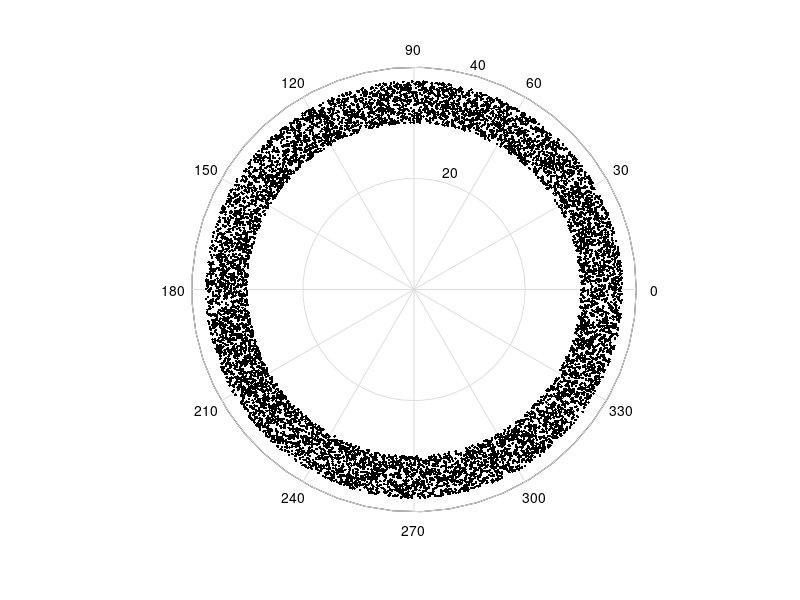

This figure's MATLAB source: (Note: this script raises an error after producing the figure.)
clear all; close all;
%% setup the parameters
df = 0.01;
v=3;
omega = [0:df:20]*2*pi;
lambda = 2*pi*v/max(omega);
Q=120;
rmin = 200*lambda; rmax = 250*lambda; % distance range for noise source
% x1(0,0), x2(50lambda,0),x3(50lambda,pi) % location of three receivers
N = 10000; % # of noise source
r = rmin + (rmax-rmin).*rand(N,1); % get the random r for noise source
theta = pi*rand(N,1).*sign(rand(N,1)*2-1)+pi*(sign(rand(1)*2-1)>0); % random theta for noise source

figure(1)
polar(theta,r,'.k');
%% calculate the waveform on each receiver in frequency domain

uf1 = zeros(size(omega)); uf2 = uf1; uf3 = uf1;
UF1 = zeros(size([0:df:50-df])); UF2 = UF1; UF3=UF1; % pad zeros to frequency 20-50
for i=1:N
    phi = rand(1,length(omega))*2*pi; % random phase
    r2 = sqrt((r(i)*cos(theta(i))-50*lambda)^2+(r(i)*sin(theta(i)))^2); % distance from x2 to noise source
    r3 = sqrt((r(i)*cos(theta(i))+50*lambda)^2+(r(i)*sin(theta(i)))^2); % distance from x1 to noise source
    uf1 = uf1 + 1/sqrt(r(i))*exp(-1i*omega*r(i)/v).*exp(-omega/v*r(i)/2/Q).*exp(1i*phi);
    uf2 = uf2 + 1/sqrt(r2)*exp(-1i*omega*r2/v).*exp(-omega/v*r2/2/Q).*exp(1i*phi);
    uf3 = uf3 + 1/sqrt(r3)*exp(-1i*omega*r3/v).*exp(-omega/v*r3/2/Q).*exp(1i*phi);
end


UF1(1:length(uf1)) = uf1;
UF2(1:length(uf2)) = uf2;
UF3(1:length(uf3)) = uf3;

% from frequency domain to time domain
U1 = ifft(UF1,'symmetric');
U2 = ifft(UF2,'symmetric');
U3 = ifft(UF3,'symmetric');

Nt = length(U1);
dt = 1/(df*Nt);
T=[0:dt:(Nt-1)*dt];
[b,a] = butter(4,[(2*4*dt),(2*12*dt)],'bandpass');

U1 = filtfilt(b,a,U1);
U2 = filtfilt(b,a,U2);
U3 = filtfilt(b,a,U3);

%% deconvolution interferometry

figure  % plot the waveforms
plot(T,filtfilt(b,a,U1))
hold on
plot(T,filtfilt(b,a,U2))
plot(T,filtfilt(b,a,U3))

UF1 = (fft(U1,length(U1)*2-1));
UF2 = (fft(U2,length(U2)*2-1));
UF3 = (fft(U3,length(U3)*2-1));
G21f = UF1.*conj(UF2)./(abs(UF2).^2+0.0001);
G12f = UF2.*conj(UF1)./(abs(UF1).^2+0.0001);
G32f = UF2.*conj(UF3)./(abs(UF3).^2+0.0001);
G23f = UF3.*conj(UF2)./(abs(UF2).^2+0.0001);
figure
plot([-fliplr(T),T(2:end)],filtfilt(b,a,(real(ifftshift(ifft(G21f))))))
figure
plot([-fliplr(T),T(2:end)],filtfilt(b,a,(real(ifftshift(ifft(G12f))))))